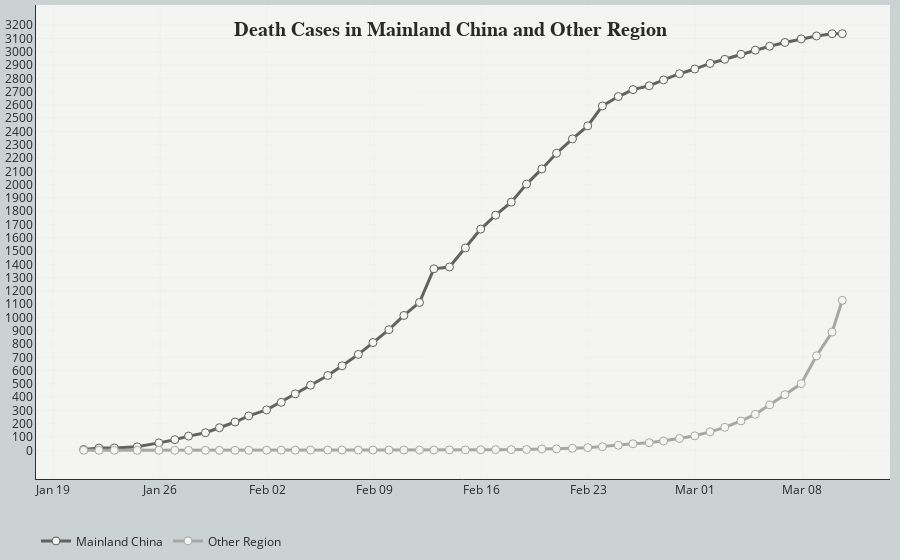

This figure's notebook cell:
### Code cell
# Line plot for deaths cases
# Set up tick scale based on confirmed case number
tickList = list(np.arange(0, df_deaths['Mainland China'].max()+100, 100))

# Create empty figure canvas
fig_deaths = go.Figure()
# Add trace to the figure
fig_deaths.add_trace(go.Scatter(x=df_deaths['Date'], y=df_deaths['Mainland China'],
                                mode='lines+markers',
                                name='Mainland China',
                                line=dict(color='#626262', width=3),
                                marker=dict(size=8, color='#f4f4f2',
                                            line=dict(width=1,color='#626262')),
                                text=[datetime.strftime(d, '%b %d %Y AEDT') for d in df_deaths['Date']],
                                hovertext=['Mainland China death<br>{:,d} cases<br>'.format(i) for i in df_deaths['Mainland China']],
                                hovertemplate='<b>%{text}</b><br></br>'+
                                              '%{hovertext}'+
                                              '<extra></extra>'))
fig_deaths.add_trace(go.Scatter(x=df_deaths['Date'], y=df_deaths['Other locations'],
                                mode='lines+markers',
                                name='Other Region',
                                line=dict(color='#a7a7a7', width=3),
                                marker=dict(size=8, color='#f4f4f2',
                                            line=dict(width=1,color='#a7a7a7')),
                                text=[datetime.strftime(d, '%b %d %Y AEDT') for d in df_deaths['Date']],
                                hovertext=['Other locations death<br>{:,d} cases<br>'.format(i) for i in df_deaths['Other locations']],
                                hovertemplate='<b>%{text}</b><br></br>'+
                                              '%{hovertext}'+
                                              '<extra></extra>'))
# Customise layout
fig_deaths.update_layout(
   title=dict(
       text="<b>Death Cases in Mainland China and Other Region<b>",
       y=0.96, x=0.5, xanchor='center', yanchor='top',
       font=dict(size=20, color="#292929", family="Playfair Display")
   ),
    margin=go.layout.Margin(
        l=10,
        r=10,
        b=10,
        t=5,
        pad=0
    ),
    yaxis=dict(
        showline=True, linecolor='#272e3e',
        zeroline=False,
        gridcolor='#cbd2d3',
        gridwidth = .1,
        tickmode='array',
        # Set tick range based on the maximum number
        tickvals=tickList,
        # Set tick label accordingly
        ticktext=['{:.0f}'.format(i) for i in tickList]
    ),
#    yaxis_title="Total Death Case Number",
    xaxis=dict(
        showline=True, linecolor='#272e3e',
        gridcolor='#cbd2d3',
        gridwidth = .1,
        zeroline=False
    ),
    xaxis_tickformat='%b %d',
    hovermode = 'x',
    legend_orientation="h",
#    legend=dict(x=.35, y=-.05),
    plot_bgcolor='#f4f4f2',
    paper_bgcolor='#cbd2d3',
    font=dict(color='#292929')
)

fig_deaths.show()
pyo.plot(fig_deaths, filename='outputs/deaths_cases.html')

### Figure 1 — Plotly figure (JSON) as saved in the notebook; plotly's stock layout.template omitted (floating-point values rounded to 4 significant figures)
{"data": [{"hovertemplate": "<b>%{text}</b><br></br>%{hovertext}<extra></extra>", "hovertext": ["Mainland China death<br>3,136 cases<br>", "Mainland China death<br>3,136 cases<br>", "Mainland China death<br>3,119 cases<br>", "Mainland China death<br>3,097 cases<br>", "Mainland China death<br>3,070 cases<br>", "Mainland China death<br>3,042 cases<br>", "Mainland China death<br>3,012 cases<br>", "Mainland China death<br>2,981 cases<br>", "Mainland China death<br>2,943 cases<br>", "Mainland China death<br>2,912 cases<br>", "Mainland China death<br>2,870 cases<br>", "Mainland China death<br>2,835 cases<br>", "Mainland China death<br>2,788 cases<br>", "Mainland China death<br>2,744 cases<br>", "Mainland China death<br>2,715 cases<br>", "Mainland China death<br>2,663 cases<br>", "Mainland China death<br>2,592 cases<br>", "Mainland China death<br>2,442 cases<br>", "Mainland China death<br>2,344 cases<br>", "Mainland China death<br>2,236 cases<br>", "Mainland China death<br>2,118 cases<br>", "Mainland China death<br>2,004 cases<br>", "Mainland China death<br>1,868 cases<br>", "Mainland China death<br>1,770 cases<br>", "Mainland China death<br>1,665 cases<br>", "Mainland China death<br>1,523 cases<br>", "Mainland China death<br>1,380 cases<br>", "Mainland China death<br>1,366 cases<br>", "Mainland China death<br>1,113 cases<br>", "Mainland China death<br>1,015 cases<br>", "Mainland China death<br>908 cases<br>", "Mainland China death<br>811 cases<br>", "Mainland China death<br>722 cases<br>", "Mainland China death<br>636 cases<br>", "Mainland China death<br>563 cases<br>", "Mainland China death<br>490 cases<br>", "Mainland China death<br>425 cases<br>", "Mainland China death<br>361 cases<br>", "Mainland China death<br>304 cases<br>", "Mainland China death<br>259 cases<br>", "Mainland China death<br>213 cases<br>", "Mainland China death<br>170 cases<br>", "Mainland China death<br>132 cases<br>", "Mainland China death<br>107 cases<br>", "Mainland China death<br>80 cases<br>", "Mainland China death<br>56 cases<br>", "Mainland China death<br>26 cases<br>", "Mainland China death<br>18 cases<br>", "Mainland China death<br>17 cases<br>", "Mainland China death<br>6 cases<br>"], "line": {"color": "#626262", "width": 3}, "marker": {"color": "#f4f4f2", "line": {"color": "#626262", "width": 1}, "size": 8}, "mode": "lines+markers", "name": "Mainland China", "text": ["Mar 10 2020 AEDT", "Mar 09 2020 AEDT", "Mar 08 2020 AEDT", "Mar 07 2020 AEDT", "Mar 06 2020 AEDT", "Mar 05 2020 AEDT", "Mar 04 2020 AEDT", "Mar 03 2020 AEDT", "Mar 02 2020 AEDT", "Mar 01 2020 AEDT", "Feb 29 2020 AEDT", "Feb 28 2020 AEDT", "Feb 27 2020 AEDT", "Feb 26 2020 AEDT", "Feb 25 2020 AEDT", "Feb 24 2020 AEDT", "Feb 23 2020 AEDT", "Feb 22 2020 AEDT", "Feb 21 2020 AEDT", "Feb 20 2020 AEDT", "Feb 19 2020 AEDT", "Feb 18 2020 AEDT", "Feb 17 2020 AEDT", "Feb 16 2020 AEDT", "Feb 15 2020 AEDT", "Feb 14 2020 AEDT", "Feb 13 2020 AEDT", "Feb 12 2020 AEDT", "Feb 11 2020 AEDT", "Feb 10 2020 AEDT", "Feb 09 2020 AEDT", "Feb 08 2020 AEDT", "Feb 07 2020 AEDT", "Feb 06 2020 AEDT", "Feb 05 2020 AEDT", "Feb 04 2020 AEDT", "Feb 03 2020 AEDT", "Feb 02 2020 AEDT", "Feb 01 2020 AEDT", "Jan 31 2020 AEDT", "Jan 30 2020 AEDT", "Jan 29 2020 AEDT", "Jan 28 2020 AEDT", "Jan 27 2020 AEDT", "Jan 26 2020 AEDT", "Jan 25 2020 AEDT", "Jan 24 2020 AEDT", "Jan 23 2020 AEDT", "Jan 22 2020 AEDT", "Jan 21 2020 AEDT"], "type": "scatter", "x": ["2020-03-10T14:30:00", "2020-03-09T22:30:00", "2020-03-08T22:00:00", "2020-03-07T22:00:00", "2020-03-06T20:30:00", "2020-03-05T20:30:00", "2020-03-04T22:00:00", "2020-03-03T23:30:00", "2020-03-02T22:00:00", "2020-03-01T23:00:00", "2020-02-29T23:00:00", "2020-02-28T23:00:00", "2020-02-27T22:00:00", "2020-02-26T23:30:00", "2020-02-25T22:00:00", "2020-02-24T23:00:00", "2020-02-23T22:00:00", "2020-02-22T23:00:00", "2020-02-21T23:00:00", "2020-02-20T22:00:00", "2020-02-19T23:00:00", "2020-02-18T23:00:00", "2020-02-17T23:00:00", "2020-02-16T22:30:00", "2020-02-15T23:00:00", "2020-02-14T23:00:00", "2020-02-13T22:00:00", "2020-02-12T21:30:00", "2020-02-11T23:00:00", "2020-02-10T22:30:00", "2020-02-09T23:00:00", "2020-02-08T22:00:00", "2020-02-07T23:00:00", "2020-02-06T21:30:00", "2020-02-05T23:00:00", "2020-02-04T20:00:00", "2020-02-03T20:00:00", "2020-02-02T22:00:00", "2020-02-01T23:00:00", "2020-01-31T19:00:00", "2020-01-30T21:30:00", "2020-01-29T21:00:00", "2020-01-28T23:00:00", "2020-01-27T20:30:00", "2020-01-26T23:00:00", "2020-01-25T22:00:00", "2020-01-24T12:00:00", "2020-01-23T00:00:00", "2020-01-22T00:00:00", "2020-01-21T00:00:00"], "y": [3136, 3136, 3119, 3097, 3070, 3042, 3012, 2981, 2943, 2912, 2870, 2835, 2788, 2744, 2715, 2663, 2592, 2442, 2344, 2236, 2118, 2004, 1868, 1770, 1665, 1523, 1380, 1366, 1113, 1015, 908, 811, 722, 636, 563, 490, 425, 361, 304, 259, 213, 170, 132, 107, 80, 56, 26, 18, 17, 6]}, {"hovertemplate": "<b>%{text}</b><br></br>%{hovertext}<extra></extra>", "hovertext": ["Other locations death<br>1,129 cases<br>", "Other locations death<br>890 cases<br>", "Other locations death<br>711 cases<br>", "Other locations death<br>502 cases<br>", "Other locations death<br>419 cases<br>", "Other locations death<br>342 cases<br>", "Other locations death<br>271 cases<br>", "Other locations death<br>221 cases<br>", "Other locations death<br>173 cases<br>", "Other locations death<br>139 cases<br>", "Other locations death<br>109 cases<br>", "Other locations death<br>89 cases<br>", "Other locations death<br>70 cases<br>", "Other locations death<br>57 cases<br>", "Other locations death<br>49 cases<br>", "Other locations death<br>38 cases<br>", "Other locations death<br>27 cases<br>", "Other locations death<br>20 cases<br>", "Other locations death<br>15 cases<br>", "Other locations death<br>11 cases<br>", "Other locations death<br>10 cases<br>", "Other locations death<br>6 cases<br>", "Other locations death<br>5 cases<br>", "Other locations death<br>5 cases<br>", "Other locations death<br>4 cases<br>", "Other locations death<br>3 cases<br>", "Other locations death<br>3 cases<br>", "Other locations death<br>2 cases<br>", "Other locations death<br>2 cases<br>", "Other locations death<br>2 cases<br>", "Other locations death<br>2 cases<br>", "Other locations death<br>2 cases<br>", "Other locations death<br>2 cases<br>", "Other locations death<br>2 cases<br>", "Other locations death<br>2 cases<br>", "Other locations death<br>2 cases<br>", "Other locations death<br>1 cases<br>", "Other locations death<br>1 cases<br>", "Other locations death<br>1 cases<br>", "Other locations death<br>0 cases<br>", "Other locations death<br>0 cases<br>", "Other locations death<br>0 cases<br>", "Other locations death<br>0 cases<br>", "Other locations death<br>0 cases<br>", "Other locations death<br>0 cases<br>", "Other locations death<br>0 cases<br>", "Other locations death<br>0 cases<br>", "Other locations death<br>0 cases<br>", "Other locations death<br>0 cases<br>", "Other locations death<br>0 cases<br>"], "line": {"color": "#a7a7a7", "width": 3}, "marker": {"color": "#f4f4f2", "line": {"color": "#a7a7a7", "width": 1}, "size": 8}, "mode": "lines+markers", "name": "Other Region", "text": ["Mar 10 2020 AEDT", "Mar 09 2020 AEDT", "Mar 08 2020 AEDT", "Mar 07 2020 AEDT", "Mar 06 2020 AEDT", "Mar 05 2020 AEDT", "Mar 04 2020 AEDT", "Mar 03 2020 AEDT", "Mar 02 2020 AEDT", "Mar 01 2020 AEDT", "Feb 29 2020 AEDT", "Feb 28 2020 AEDT", "Feb 27 2020 AEDT", "Feb 26 2020 AEDT", "Feb 25 2020 AEDT", "Feb 24 2020 AEDT", "Feb 23 2020 AEDT", "Feb 22 2020 AEDT", "Feb 21 2020 AEDT", "Feb 20 2020 AEDT", "Feb 19 2020 AEDT", "Feb 18 2020 AEDT", "Feb 17 2020 AEDT", "Feb 16 2020 AEDT", "Feb 15 2020 AEDT", "Feb 14 2020 AEDT", "Feb 13 2020 AEDT", "Feb 12 2020 AEDT", "Feb 11 2020 AEDT", "Feb 10 2020 AEDT", "Feb 09 2020 AEDT", "Feb 08 2020 AEDT", "Feb 07 2020 AEDT", "Feb 06 2020 AEDT", "Feb 05 2020 AEDT", "Feb 04 2020 AEDT", "Feb 03 2020 AEDT", "Feb 02 2020 AEDT", "Feb 01 2020 AEDT", "Jan 31 2020 AEDT", "Jan 30 2020 AEDT", "Jan 29 2020 AEDT", "Jan 28 2020 AEDT", "Jan 27 2020 AEDT", "Jan 26 2020 AEDT", "Jan 25 2020 AEDT", "Jan 24 2020 AEDT", "Jan 23 2020 AEDT", "Jan 22 2020 AEDT", "Jan 21 2020 AEDT"], "type": "scatter", "x": ["2020-03-10T14:30:00", "2020-03-09T22:30:00", "2020-03-08T22:00:00", "2020-03-07T22:00:00", "2020-03-06T20:30:00", "2020-03-05T20:30:00", "2020-03-04T22:00:00", "2020-03-03T23:30:00", "2020-03-02T22:00:00", "2020-03-01T23:00:00", "2020-02-29T23:00:00", "2020-02-28T23:00:00", "2020-02-27T22:00:00", "2020-02-26T23:30:00", "2020-02-25T22:00:00", "2020-02-24T23:00:00", "2020-02-23T22:00:00", "2020-02-22T23:00:00", "2020-02-21T23:00:00", "2020-02-20T22:00:00", "2020-02-19T23:00:00", "2020-02-18T23:00:00", "2020-02-17T23:00:00", "2020-02-16T22:30:00", "2020-02-15T23:00:00", "2020-02-14T23:00:00", "2020-02-13T22:00:00", "2020-02-12T21:30:00", "2020-02-11T23:00:00", "2020-02-10T22:30:00", "2020-02-09T23:00:00", "2020-02-08T22:00:00", "2020-02-07T23:00:00", "2020-02-06T21:30:00", "2020-02-05T23:00:00", "2020-02-04T20:00:00", "2020-02-03T20:00:00", "2020-02-02T22:00:00", "2020-02-01T23:00:00", "2020-01-31T19:00:00", "2020-01-30T21:30:00", "2020-01-29T21:00:00", "2020-01-28T23:00:00", "2020-01-27T20:30:00", "2020-01-26T23:00:00", "2020-01-25T22:00:00", "2020-01-24T12:00:00", "2020-01-23T00:00:00", "2020-01-22T00:00:00", "2020-01-21T00:00:00"], "y": [1129, 890, 711, 502, 419, 342, 271, 221, 173, 139, 109, 89, 70, 57, 49, 38, 27, 20, 15, 11, 10, 6, 5, 5, 4, 3, 3, 2, 2, 2, 2, 2, 2, 2, 2, 2, 1, 1, 1, 0, 0, 0, 0, 0, 0, 0, 0, 0, 0, 0]}], "layout": {"font": {"color": "#292929"}, "hovermode": "x", "legend": {"orientation": "h"}, "margin": {"b": 10, "l": 10, "pad": 0, "r": 10, "t": 5}, "paper_bgcolor": "#cbd2d3", "plot_bgcolor": "#f4f4f2", "title": {"font": {"color": "#292929", "family": "Playfair Display", "size": 20}, "text": "<b>Death Cases in Mainland China and Other Region<b>", "x": 0.5, "xanchor": "center", "y": 0.96, "yanchor": "top"}, "xaxis": {"gridcolor": "#cbd2d3", "gridwidth": 0.1, "linecolor": "#272e3e", "showline": true, "tickformat": "%b %d", "zeroline": false}, "yaxis": {"gridcolor": "#cbd2d3", "gridwidth": 0.1, "linecolor": "#272e3e", "showline": true, "tickmode": "array", "ticktext": ["0", "100", "200", "300", "400", "500", "600", "700", "800", "900", "1000", "1100", "1200", "1300", "1400", "1500", "1600", "1700", "1800", "1900", "2000", "2100", "2200", "2300", "2400", "2500", "2600", "2700", "2800", "2900", "3000", "3100", "3200"], "tickvals": [0, 100, 200, 300, 400, 500, 600, 700, 800, 900, 1000, 1100, 1200, 1300, 1400, 1500, 1600, 1700, 1800, 1900, 2000, 2100, 2200, 2300, 2400, 2500, 2600, 2700, 2800, 2900, 3000, 3100, 3200], "zeroline": false}}}
